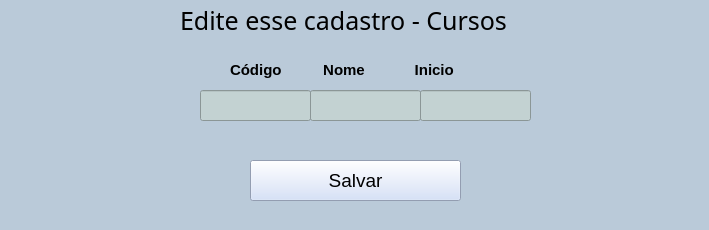
<?xml version="1.0" encoding="UTF-8"?>
<ui version="4.0">
 <class>MainWindow</class>
 <widget class="QMainWindow" name="MainWindow">
  <property name="geometry">
   <rect>
    <x>0</x>
    <y>0</y>
    <width>709</width>
    <height>230</height>
   </rect>
  </property>
  <property name="windowTitle">
   <string>MainWindow</string>
  </property>
  <property name="styleSheet">
   <string notr="true">background-color: rgb(186, 202, 217);</string>
  </property>
  <widget class="QWidget" name="centralwidget">
   <widget class="QLabel" name="label_2">
    <property name="geometry">
     <rect>
      <x>230</x>
      <y>60</y>
      <width>321</width>
      <height>20</height>
     </rect>
    </property>
    <property name="font">
     <font>
      <family>MS UI Gothic</family>
      <pointsize>11</pointsize>
      <weight>75</weight>
      <bold>true</bold>
     </font>
    </property>
    <property name="text">
     <string>Código          Nome            Inicio</string>
    </property>
   </widget>
   <widget class="QLineEdit" name="lineEdit_3">
    <property name="geometry">
     <rect>
      <x>200</x>
      <y>90</y>
      <width>111</width>
      <height>31</height>
     </rect>
    </property>
    <property name="styleSheet">
     <string notr="true">background-color: rgb(195, 210, 210);</string>
    </property>
   </widget>
   <widget class="QPushButton" name="pushButton">
    <property name="geometry">
     <rect>
      <x>250</x>
      <y>160</y>
      <width>211</width>
      <height>41</height>
     </rect>
    </property>
    <property name="font">
     <font>
      <family>MS UI Gothic</family>
      <pointsize>14</pointsize>
     </font>
    </property>
    <property name="styleSheet">
     <string notr="true">
background-color: rgb(206, 220, 248);</string>
    </property>
    <property name="text">
     <string>Salvar</string>
    </property>
   </widget>
   <widget class="QLabel" name="label">
    <property name="geometry">
     <rect>
      <x>180</x>
      <y>10</y>
      <width>401</width>
      <height>21</height>
     </rect>
    </property>
    <property name="font">
     <font>
      <family>MS Gothic</family>
      <pointsize>19</pointsize>
     </font>
    </property>
    <property name="text">
     <string>Edite esse cadastro - Cursos</string>
    </property>
   </widget>
   <widget class="QLineEdit" name="lineEdit_4">
    <property name="geometry">
     <rect>
      <x>310</x>
      <y>90</y>
      <width>111</width>
      <height>31</height>
     </rect>
    </property>
    <property name="styleSheet">
     <string notr="true">background-color: rgb(195, 210, 210);</string>
    </property>
   </widget>
   <widget class="QLineEdit" name="lineEdit_5">
    <property name="geometry">
     <rect>
      <x>420</x>
      <y>90</y>
      <width>111</width>
      <height>31</height>
     </rect>
    </property>
    <property name="styleSheet">
     <string notr="true">background-color: rgb(195, 210, 210);</string>
    </property>
   </widget>
  </widget>
  <widget class="QStatusBar" name="statusbar"/>
 </widget>
 <resources/>
 <connections/>
</ui>
